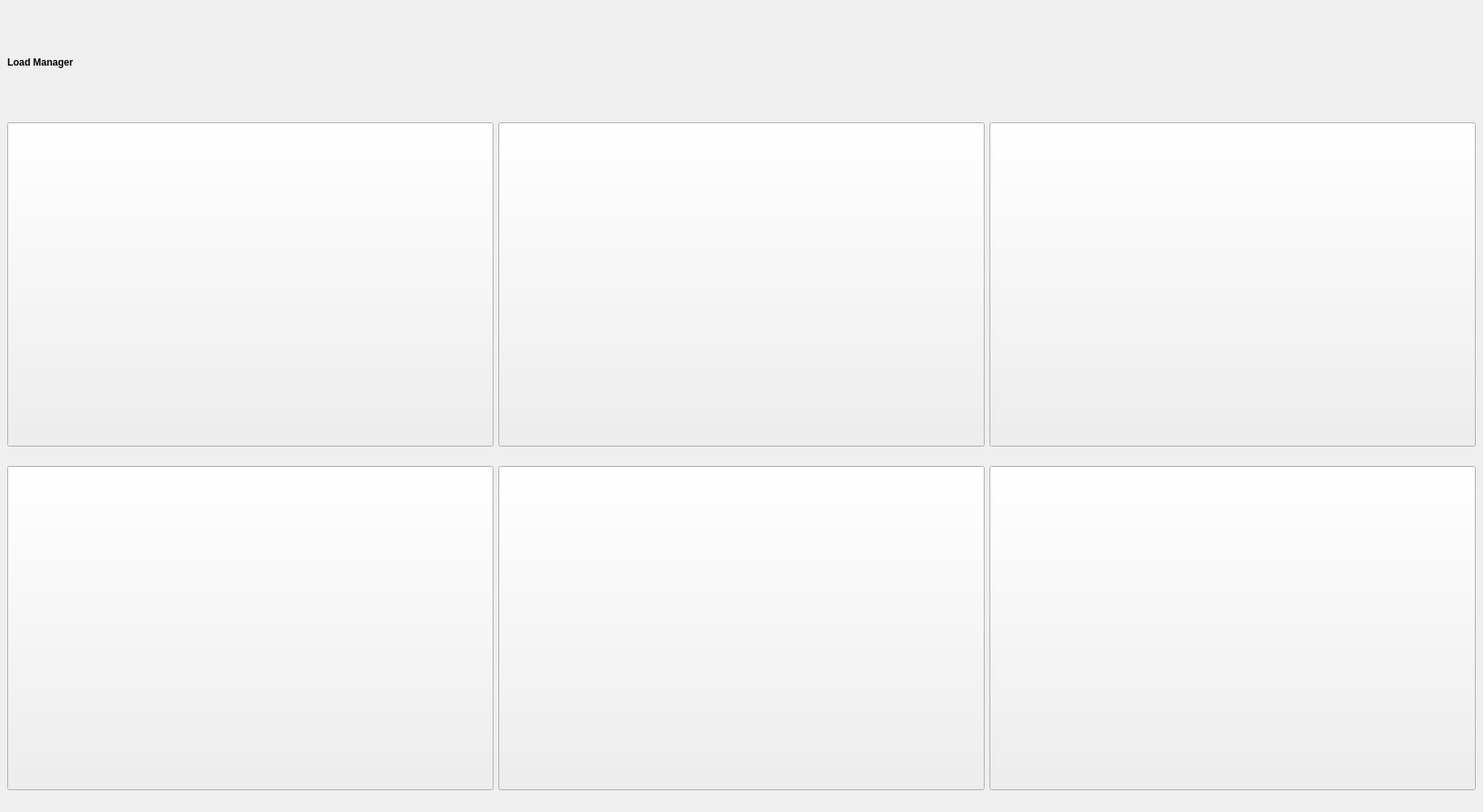
<?xml version="1.0" encoding="UTF-8"?>
<ui version="4.0">
 <class>MainWindow</class>
 <widget class="QMainWindow" name="MainWindow">
  <property name="geometry">
   <rect>
    <x>0</x>
    <y>0</y>
    <width>1830</width>
    <height>1002</height>
   </rect>
  </property>
  <property name="windowTitle">
   <string>MainWindow</string>
  </property>
  <widget class="QWidget" name="centralwidget">
   <layout class="QVBoxLayout" name="verticalLayout">
    <property name="leftMargin">
     <number>0</number>
    </property>
    <property name="topMargin">
     <number>0</number>
    </property>
    <property name="rightMargin">
     <number>0</number>
    </property>
    <property name="bottomMargin">
     <number>0</number>
    </property>
    <item>
     <widget class="QStackedWidget" name="appWidgets">
      <property name="enabled">
       <bool>true</bool>
      </property>
      <property name="currentIndex">
       <number>0</number>
      </property>
      <widget class="QWidget" name="page">
       <layout class="QGridLayout" name="gridLayout">
        <item row="5" column="2">
         <widget class="QPushButton" name="pushButton_6">
          <property name="sizePolicy">
           <sizepolicy hsizetype="Minimum" vsizetype="Minimum">
            <horstretch>0</horstretch>
            <verstretch>0</verstretch>
           </sizepolicy>
          </property>
          <property name="minimumSize">
           <size>
            <width>600</width>
            <height>400</height>
           </size>
          </property>
          <property name="maximumSize">
           <size>
            <width>600</width>
            <height>400</height>
           </size>
          </property>
          <property name="styleSheet">
           <string notr="true">qproperty-icon:url(); /* empty image */
qproperty-iconSize: 16px 16px; /* space for the background image*/
background-image: url(&quot;Images/Pascal.png&quot;) 0 0 0 0 stretch stretch;
background-repeat: no-repeat;

</string>
          </property>
          <property name="text">
           <string/>
          </property>
         </widget>
        </item>
        <item row="5" column="1">
         <widget class="QPushButton" name="pushButton_5">
          <property name="sizePolicy">
           <sizepolicy hsizetype="Minimum" vsizetype="Minimum">
            <horstretch>0</horstretch>
            <verstretch>0</verstretch>
           </sizepolicy>
          </property>
          <property name="minimumSize">
           <size>
            <width>600</width>
            <height>400</height>
           </size>
          </property>
          <property name="maximumSize">
           <size>
            <width>600</width>
            <height>400</height>
           </size>
          </property>
          <property name="styleSheet">
           <string notr="true">qproperty-icon:url(); /* empty image */
qproperty-iconSize: 16px 16px; /* space for the background image*/
background-image: url(&quot;Images/Kyle.png&quot;) 0 0 0 0 stretch stretch;
background-repeat: no-repeat;

</string>
          </property>
          <property name="text">
           <string/>
          </property>
         </widget>
        </item>
        <item row="2" column="3">
         <widget class="QPushButton" name="pushButton_4">
          <property name="sizePolicy">
           <sizepolicy hsizetype="Minimum" vsizetype="Minimum">
            <horstretch>0</horstretch>
            <verstretch>0</verstretch>
           </sizepolicy>
          </property>
          <property name="minimumSize">
           <size>
            <width>600</width>
            <height>400</height>
           </size>
          </property>
          <property name="maximumSize">
           <size>
            <width>600</width>
            <height>400</height>
           </size>
          </property>
          <property name="styleSheet">
           <string notr="true">qproperty-icon:url(); /* empty image */
qproperty-iconSize: 16px 16px; /* space for the background image*/
background-image: url(&quot;Images/Freddy.png&quot;) 0 0 0 0 stretch stretch;
background-repeat: no-repeat;

</string>
          </property>
          <property name="text">
           <string/>
          </property>
         </widget>
        </item>
        <item row="2" column="2">
         <widget class="QPushButton" name="pushButton_2">
          <property name="sizePolicy">
           <sizepolicy hsizetype="Minimum" vsizetype="Minimum">
            <horstretch>0</horstretch>
            <verstretch>0</verstretch>
           </sizepolicy>
          </property>
          <property name="minimumSize">
           <size>
            <width>600</width>
            <height>400</height>
           </size>
          </property>
          <property name="maximumSize">
           <size>
            <width>600</width>
            <height>400</height>
           </size>
          </property>
          <property name="styleSheet">
           <string notr="true">qproperty-icon:url(); /* empty image */
qproperty-iconSize: 16px 16px; /* space for the background image*/
background-image: url(&quot;Images/Norm.png&quot;) 0 0 0 0 stretch stretch;
background-repeat: no-repeat;

</string>
          </property>
          <property name="text">
           <string/>
          </property>
         </widget>
        </item>
        <item row="1" column="1" colspan="3">
         <widget class="QLabel" name="label">
          <property name="minimumSize">
           <size>
            <width>0</width>
            <height>100</height>
           </size>
          </property>
          <property name="maximumSize">
           <size>
            <width>16777215</width>
            <height>100</height>
           </size>
          </property>
          <property name="styleSheet">
           <string notr="true">font: 75 60pt &quot;Bitstream Vera Sans&quot;;
font-weight: bold;
qproperty-alignment: AlignCenter;</string>
          </property>
          <property name="text">
           <string>Load Manager</string>
          </property>
         </widget>
        </item>
        <item row="2" column="1">
         <widget class="QPushButton" name="kawhiButton">
          <property name="sizePolicy">
           <sizepolicy hsizetype="Minimum" vsizetype="Minimum">
            <horstretch>0</horstretch>
            <verstretch>0</verstretch>
           </sizepolicy>
          </property>
          <property name="minimumSize">
           <size>
            <width>600</width>
            <height>400</height>
           </size>
          </property>
          <property name="maximumSize">
           <size>
            <width>600</width>
            <height>400</height>
           </size>
          </property>
          <property name="styleSheet">
           <string notr="true">qproperty-icon:url(); /* empty image */
qproperty-iconSize: 16px 16px; /* space for the background image*/
background-image: url(&quot;Images/Kawhi.png&quot;) ;
background-repeat: no-repeat;

</string>
          </property>
          <property name="text">
           <string/>
          </property>
         </widget>
        </item>
        <item row="5" column="3">
         <widget class="QPushButton" name="pushButton_3">
          <property name="sizePolicy">
           <sizepolicy hsizetype="Minimum" vsizetype="Minimum">
            <horstretch>0</horstretch>
            <verstretch>0</verstretch>
           </sizepolicy>
          </property>
          <property name="minimumSize">
           <size>
            <width>600</width>
            <height>400</height>
           </size>
          </property>
          <property name="maximumSize">
           <size>
            <width>600</width>
            <height>400</height>
           </size>
          </property>
          <property name="styleSheet">
           <string notr="true">qproperty-icon:url(); /* empty image */
qproperty-iconSize: 16px 16px; /* space for the background image*/
background-image: url(&quot;Images/Marc.png&quot;) 0 0 0 0 stretch stretch;
background-repeat: no-repeat;

</string>
          </property>
          <property name="text">
           <string/>
          </property>
         </widget>
        </item>
       </layout>
      </widget>
     </widget>
    </item>
   </layout>
  </widget>
 </widget>
 <resources/>
 <connections/>
</ui>
